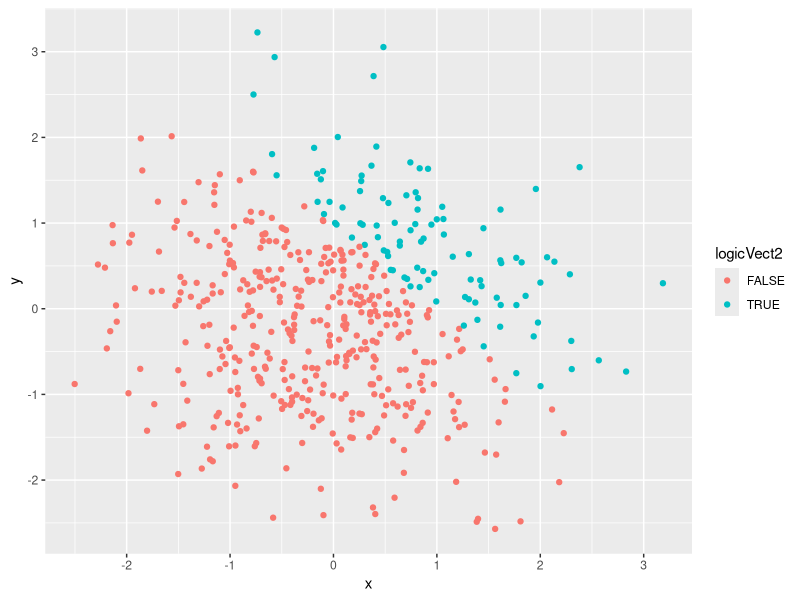
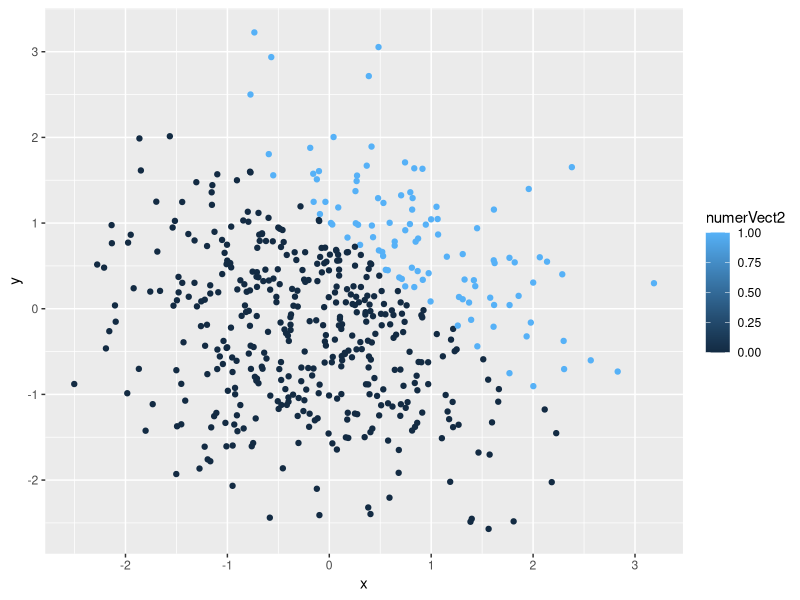
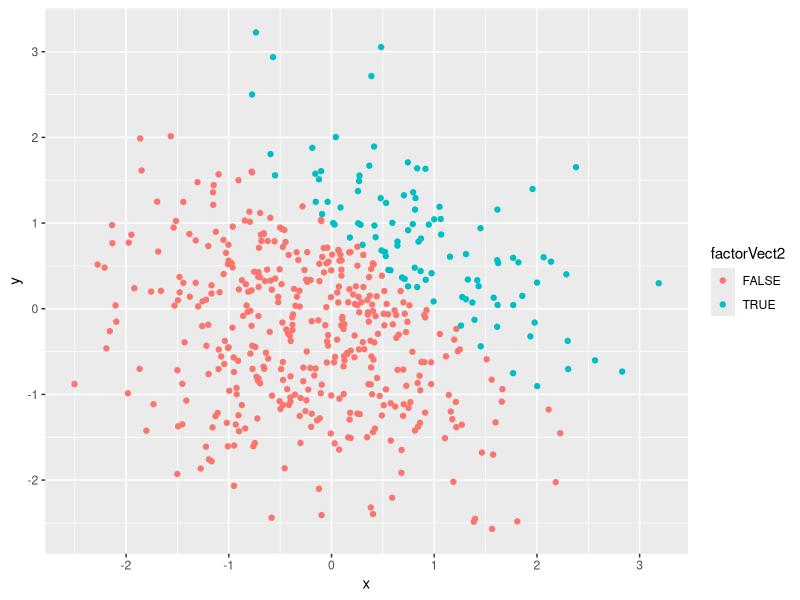
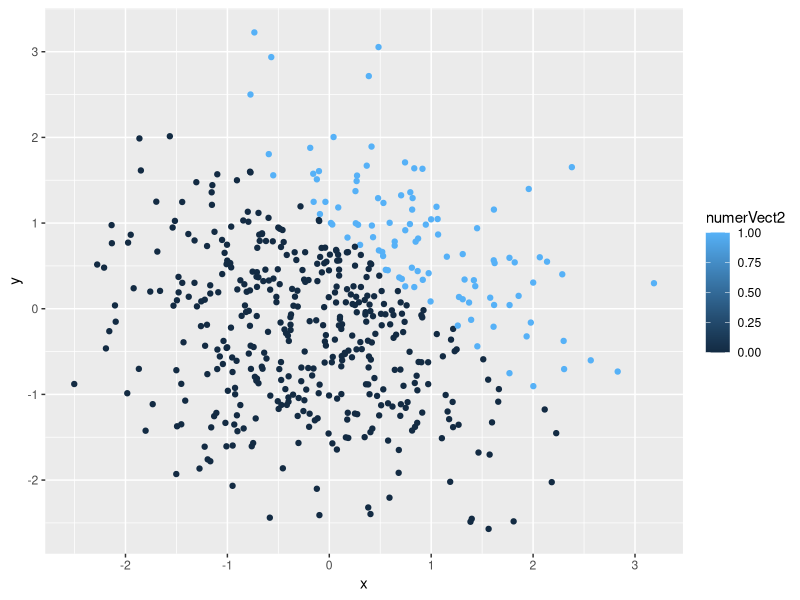

Here is the R script that generated these plots, in order:
## ---- chunk 1
library(tidyverse)
df1 = tibble(
  normSamp = rnorm(8),                      #normal sample
  logicVect1 = normSamp > 0,                #logical
  charVect1 = character(length = 8),        #character
  factorVect1 = factor(c(1,2,3,1,2,3,1,2))  #factor
)
## ---- chunk 2
as.numeric(pull(df1,logicVect1))*pull(df1,normSamp)
as.factor(pull(df1,logicVect1))*pull(df1,normSamp)
as.numeric(as.factor(pull(df1,logicVect1)))*pull(df1,normSamp)
## ---- chunk 3
df2 = tibble(
  x = rnorm(500), #sample 500 from normal
  y = rnorm(500),
  logicVect2 = (x + y) > 1,
  numerVect2 = as.numeric(logicVect2),
  factorVect2 = as.factor(logicVect2)
)
## ---- chunk 4
ggplot(df2, aes(x = x, y = y, color = logicVect2)) + geom_point()
## ---- chunk 5
plot1 = ggplot(df2, aes(x = x, y = y, color = numerVect2)) + geom_point()
ggsave("scatter_plot.jpeg", plot1)
## ---- chunk 6
ggplot(df2, aes(x = x, y = y, color = numerVect2)) + geom_point()
## ---- chunk 7
ggplot(df2, aes(x = x, y = y, color = factorVect2)) + geom_point()
